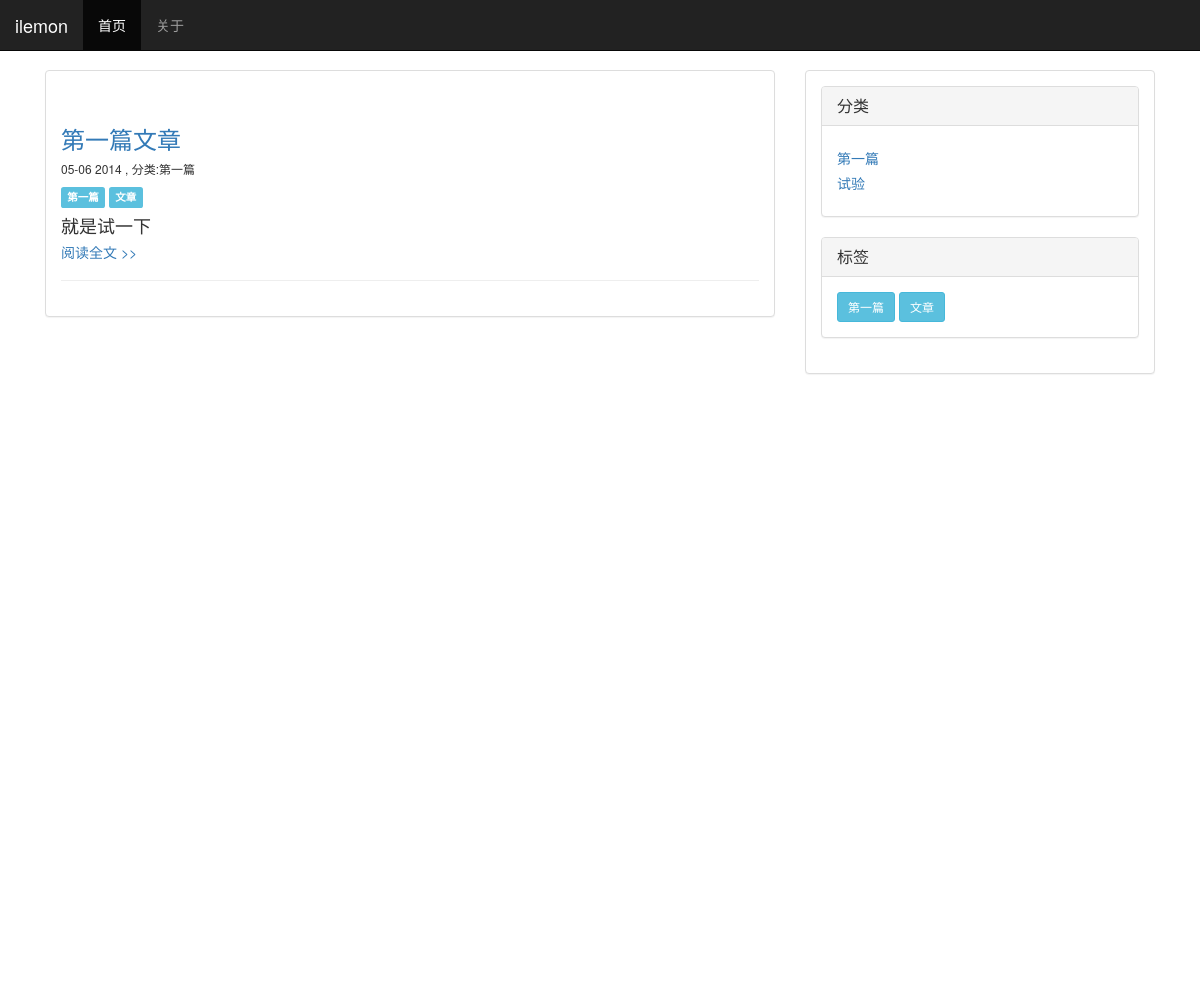
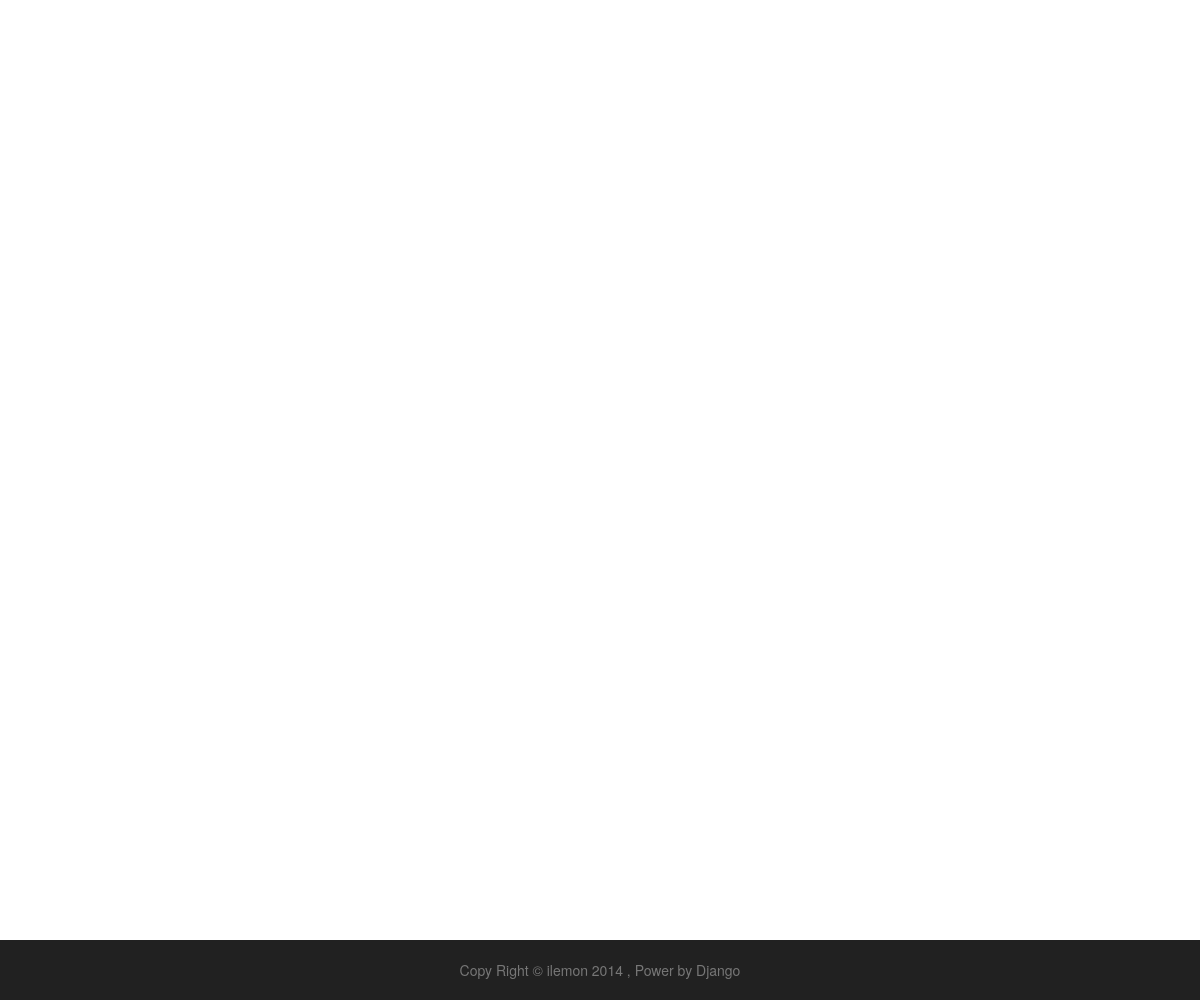
Page /category/First/ on the committed database (2 pictures, top to bottom).
### blog/models.py (models this page shows, shortened)
class Blog(models.Model):
    caption = models.CharField(max_length=50)
    slug = models.SlugField(max_length=50)
    category = models.ForeignKey(Category)
    tags = models.ManyToManyField(Tag)
    content = models.TextField()
    publish_time = models.DateTimeField(auto_now_add=True)
    update_time = models.DateTimeField(auto_now=True)
    class Meta:
        ordering = ['-publish_time']

class Category(models.Model):
    name = models.CharField(max_length=10)
    slug = models.SlugField(max_length=10)
    def __str__(self):
        return self.name

class Tag(models.Model):
    tag_name = models.CharField(max_length=10)
    slug = models.SlugField(max_length=10)
    create_time = models.DateTimeField(auto_now_add=True)
    def __str__(self):
        return self.tag_name

### blog/views.py (the view)
# urls.py: url(r'^category/(?P<slug>[-\w]+)/$', 'blog.views.category', name='blog_category'),
def category(request, slug):
    cut_category = get_object_or_404(Category, slug=slug)
    blogs = cut_category.blog_set.all()
    categories = Category.objects.all()
    tags = Tag.objects.all()
    return render_to_response('blog_list.html', {'blogs': blogs, 'categories': categories, 'tags': tags})

### templates/blog_list.html
{% extends "base.html" %}
{% block content %}
<div class="content">
  {% for blog in blogs %}
      <div class="page-header">
        <h3>
            <a href="{% url 'blog_article' blog.slug %}">{{ blog.caption }}</a>
        </h3>
        <h6>{{blog.publish_time|date:"m-d Y"}} , 分类:{{blog.category}}</h6>
        {% for tag in blog.tags.all %}
            <span class="label label-info">{{ tag }}</span>
        {% endfor %}
        <h4>{{ blog.content|safe }}</h4>
        <h5><a href="{% url 'blog_article' blog.slug %}">阅读全文 >></a></h5>
      </div>
  {% endfor %}
</div>
{% endblock %}

### templates/aside.html (shortened to what this page needs)
<!DOCTYPE html>
<html lang="en">
  <head>
    <link href="http://cdn.bootcss.com/twitter-bootstrap/3.0.3/css/bootstrap.min.css" rel="stylesheet">
  </head>
  <body>
    <div class="aside">
         <div class="pinned">
            <div class="panel panel-default">
                <div class="panel-heading">
                    <h3 class="panel-title">分类</h3>
                </div>
                <div class="panel-body">
                    {% for category in categories %}
                        <h5>
                            <a href="{% url 'blog_category' category.slug %}">{{ category.name }}</a>
                        </h5>
                    {% endfor %}
                </div>
            </div>
            <div class="panel panel-default">
                <div class="panel-heading">
                    <h3 class="panel-title">标签</h3>
                </div>
                <div class="panel-body">
                    {% for tag in tags %}
                        <a href="{% url 'blog_tag' tag.slug %}" class="btn btn-sm btn-info">{{ tag.tag_name }}</a>
                    {% endfor %}
                </div>
            </div>
         </div>
    </div>
  </body>
</html>

### templates/base.html (style rules this page uses)
html,body { height: 100%; }
body { background-image:url("http://hansonsblog-img.stor.sinaapp.com/img/tbg.png"); }

### templates/header.html (style rules this page uses)
body { min-height: 2000px; padding-top: 70px; }

### rows in the picture
Blog: caption "第一篇文章", publish_time "05-06 2014", category "第一篇", content "就是试一下"
Tag: tag_name "第一篇"
Tag: tag_name "文章"
Category: name "第一篇"
Category: name "试验"
